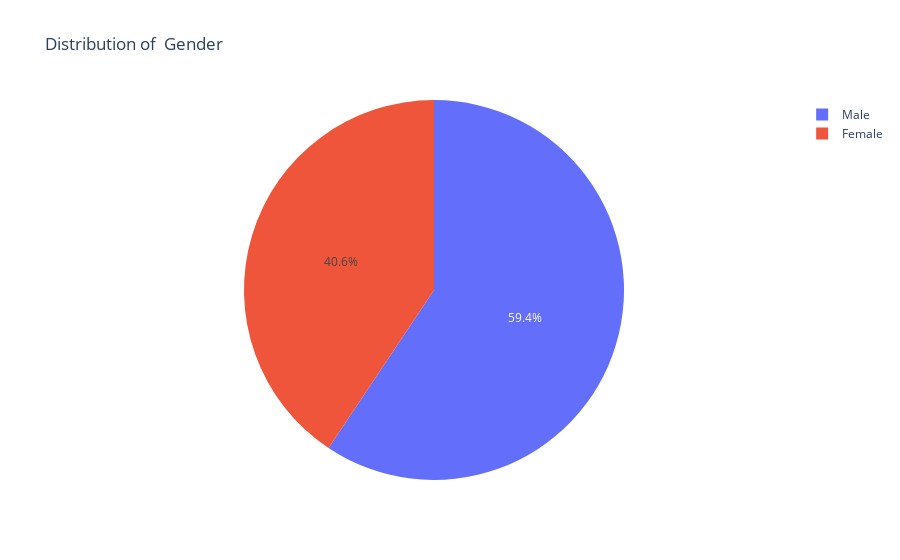
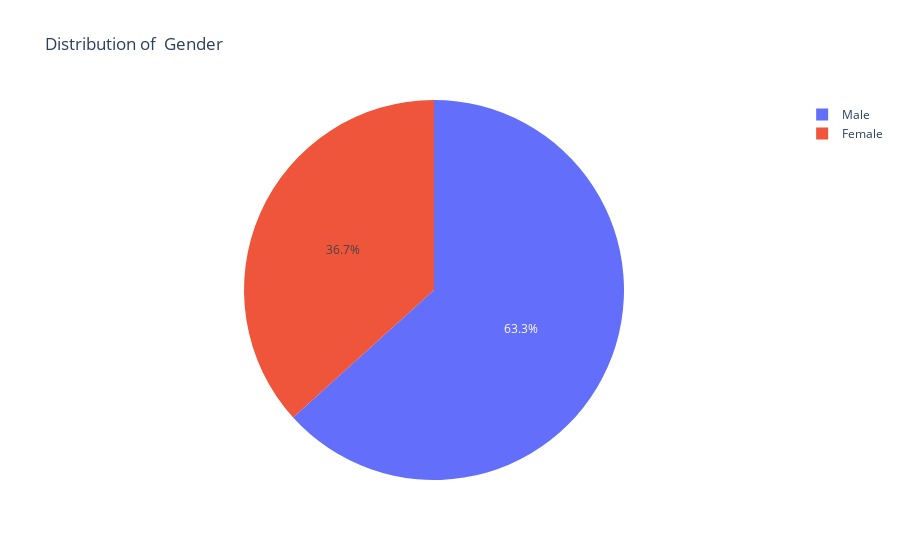

The notebook cell saved with these charts, in order:
### Code cell
import matplotlib.pyplot as plt
import plotly.graph_objects as go

def plot_pie(df, column):
    counts = df[column].value_counts()
    labels = counts.index
    values = counts.values

    fig = go.Figure(data=[go.Pie(labels=labels, values=values)])
    fig.update_layout(title=f'Distribution of  {column}')
    fig.show()

def barplot(df, column, horizontal=True):
    counts = df[column].value_counts()
    plt.figure(figsize=(8, 6))
    if horizontal:
        counts.plot(kind='barh')
        plt.xlabel('Count')
        plt.ylabel(column)
    else:
        counts.plot(kind='bar')
        plt.xlabel(column)
        plt.ylabel('Count')
    plt.title(f'Bar Plot of {column}')
    plt.show()

# Assuming 'hr_Attrition' is your DataFrame
# Replace 'hr_Attrition' with the actual name of your DataFrame

print('\n\nNonAttrition')
plot_pie(grp_nonAttrition, 'Gender')

print('\n BAsed on attrition')
plot_pie(grp_Attrition, 'Gender')

barplot(grp_nonAttrition, 'Gender', horizontal=False)
barplot(grp_Attrition, 'Gender', horizontal=False)

### Figure 1 — Plotly figure (JSON) as saved in the notebook; plotly's stock layout.template omitted (floating-point values rounded to 4 significant figures)
{"data": [{"labels": ["Male", "Female"], "type": "pie", "values": [732, 501]}], "layout": {"title": {"text": "Distribution of  Gender"}}}

### Figure 2 — Plotly figure (JSON) as saved in the notebook; plotly's stock layout.template omitted (floating-point values rounded to 4 significant figures)
{"data": [{"labels": ["Male", "Female"], "type": "pie", "values": [150, 87]}], "layout": {"title": {"text": "Distribution of  Gender"}}}
